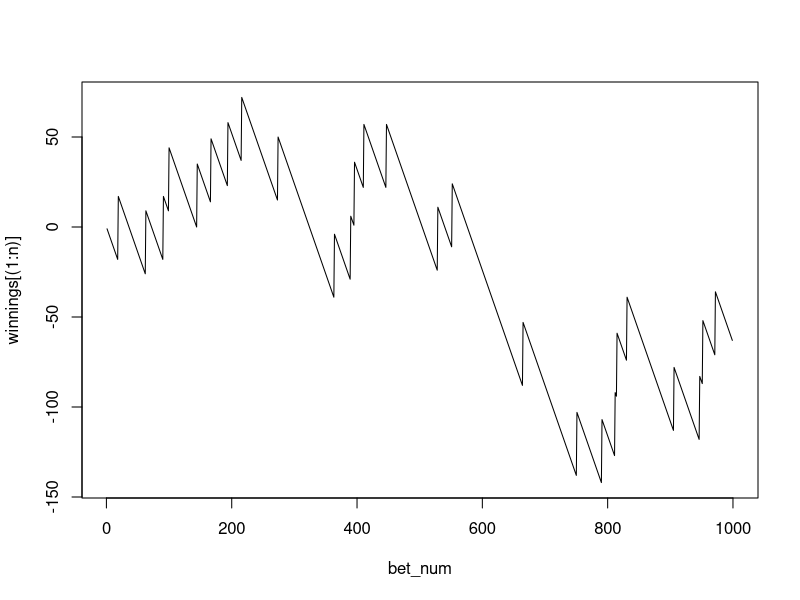

Write R code to recreate this figure.

#' Exercise 7
#' Another form of bet for roulette is to bet that a specific
#' number (say 17) will turn up. If the ball stops on your
#' number, you get your dollar back plus 35 dollars.
#' If not, you lose your dollar.

n = 1000 # the number of bets
bet_num = c(1:n)
winnings = rep(0, n+1) # the amount of total winnings
winnings[1] = 0
for (i in 2:n+1) { # 
  if (runif(1) < 1.0 / 36) {
    winnings[i] = winnings[i-1] + 35 # win this game
  } else {
    winnings[i] = winnings[i-1] - 1 # lose 1 dollar
  }
}

winnings = winnings[(2:n+1)] # remove 1st element by slicing
plot(bet_num, winnings[(1:n)], type='l')
